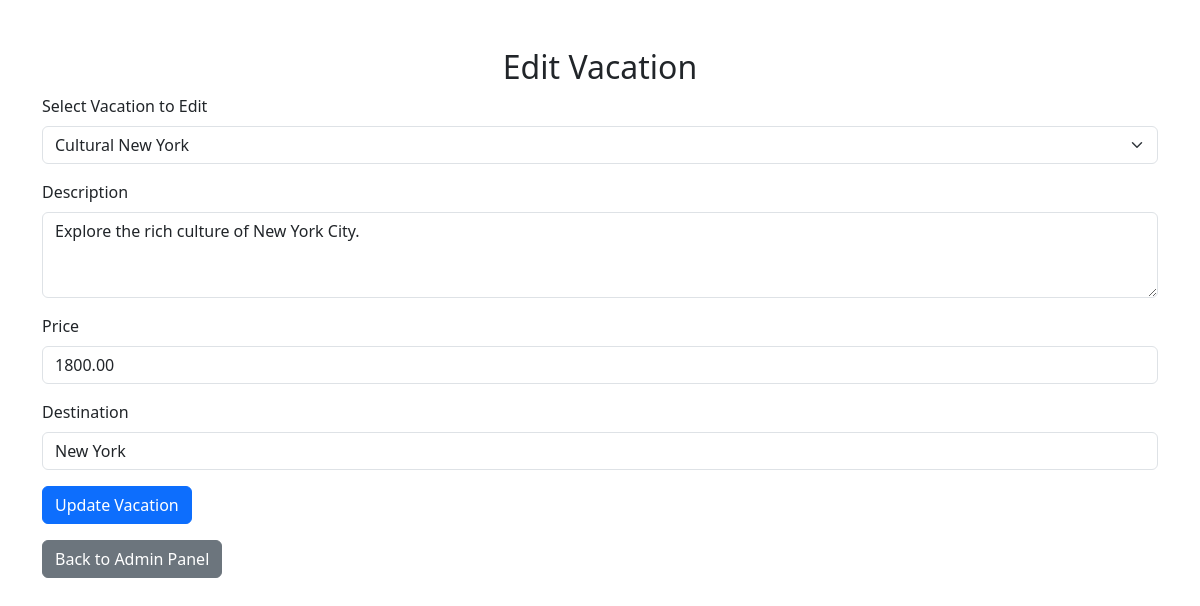
Screenshot of /admin/editvacation.php?vacationID=3 with the database file from the repository.
### tables this page shows
CREATE TABLE `vacation` (
  `VacationID` int(11) NOT NULL,
  `Title` varchar(100) NOT NULL,
  `Description` text NOT NULL,
  `Price` decimal(10,2) NOT NULL,
  `Destination` varchar(100) NOT NULL,
  `Itinerary` text DEFAULT NULL,
  `Activities` text DEFAULT NULL,
  `AvailableDates` date DEFAULT NULL,
  `Category` varchar(50) DEFAULT NULL,
  `AdminID` int(11) NOT NULL
);

### admin/editvacation.php (the view, shortened to what this page needs)
<?php
$host = 'localhost';
$dbname = 'triptinder';
$username = 'root';
$password = '';
try {
    $pdo = new PDO("mysql:host=$host;dbname=$dbname", $username, $password);
    $pdo->setAttribute(PDO::ATTR_ERRMODE, PDO::ERRMODE_EXCEPTION);
} catch (PDOException $e) {
    die("Database connection failed: " . $e->getMessage());
}
$stmt = $pdo->query("SELECT VacationID, Title FROM vacation");
$vacations = $stmt->fetchAll(PDO::FETCH_ASSOC);
$vacationDetails = [];
if (isset($_GET['vacationID'])) {
    $vacationID = $_GET['vacationID'];
    $stmt = $pdo->prepare("SELECT * FROM vacation WHERE VacationID = :vacationID");
    $stmt->execute([':vacationID' => $vacationID]);
    $vacationDetails = $stmt->fetch(PDO::FETCH_ASSOC);
}
?>
<!DOCTYPE html>
<html lang="en">
<head>
    <link href="https://cdn.jsdelivr.net/npm/bootstrap@5.3.0/dist/css/bootstrap.min.css" rel="stylesheet">
</head>
<body>
    <div class="container mt-5">
        <h2 class="text-center">Edit Vacation</h2>
        <form action="editvacation_process.php" method="post">
            <div class="mb-3">
                <label for="vacation" class="form-label">Select Vacation to Edit</label>
                <select class="form-select" id="vacation" name="vacation" onchange="loadVacationDetails(this.value)" required>
                    <?php
                    foreach ($vacations as $vacation) {
                        echo '<option value="' . $vacation['VacationID'] . '"' . (isset($vacationID) && $vacationID == $vacation['VacationID'] ? ' selected' : '') . '>' . htmlspecialchars($vacation['Title']) . '</option>';
                    }
                    ?>
                </select>
            </div>
            <?php if (!empty($vacationDetails)): ?>
            <div id="vacationDetails">
                <div class="mb-3">
                    <label for="vacationDescription" class="form-label">Description</label>
                    <textarea class="form-control" id="vacationDescription" name="vacationDescription" rows="3" required><?php echo htmlspecialchars($vacationDetails['Description']); ?></textarea>
                </div>
                <div class="mb-3">
                    <label for="vacationPrice" class="form-label">Price</label>
                    <input type="number" class="form-control" id="vacationPrice" name="vacationPrice" value="<?php echo htmlspecialchars($vacationDetails['Price']); ?>" required>
                </div>
                <div class="mb-3">
                    <label for="vacationDestination" class="form-label">Destination</label>
                    <input type="text" class="form-control" id="vacationDestination" name="vacationDestination" value="<?php echo htmlspecialchars($vacationDetails['Destination']); ?>" required>
                </div>
            </div>
            <?php endif; ?>
            <button type="submit" class="btn btn-primary">Update Vacation</button>
        </form>
        <div class="mt-3">
            <a href="adminpanel.php" class="btn btn-secondary">Back to Admin Panel</a>
        </div>
    </div>
</body>
</html>

### rows the page displays
vacation: vacationDescription "Explore the rich culture of New York City.", vacationPrice "1800.00", vacationDestination "New York"

### other values shown
form field vacation "Cultural New York"
